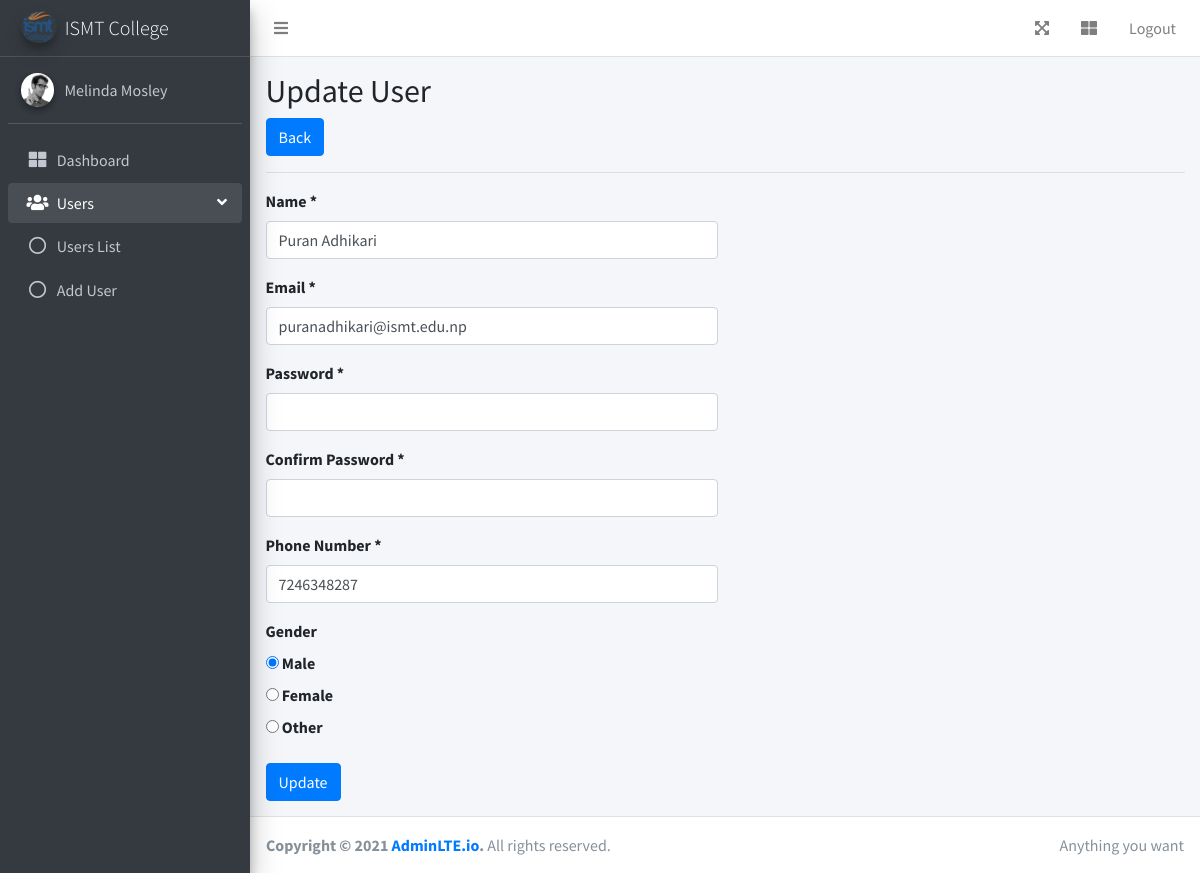
Page /users/edit.php?id=16 (signed in) on the committed database.
### tables this page shows
CREATE TABLE IF NOT EXISTS `users` (
  `id` int(11) unsigned NOT NULL AUTO_INCREMENT,
  `name` varchar(60) NOT NULL,
  `email` varchar(50) DEFAULT NULL,
  `phone` varchar(20) DEFAULT NULL,
  `password` varchar(100) DEFAULT NULL,
  `gender` varchar(10) DEFAULT NULL,
  PRIMARY KEY (`id`)
);

### users/edit.php (the view, shortened to what this page needs)
<?php
	require '../config.php';
	$name = $email = $password = $confirm_password = $phone = $gender = "";
	$name_error = $email_error = $password_error = $confirm_password_error = $phone_error = $gender_error = "";
	if($_SERVER['REQUEST_METHOD'] == "POST" && isset($_POST['id']) && !empty($_POST['id'])) {
		$id = $_POST['id'];
		$name = $_POST['name'];
		$email = $_POST['email'];
		$password = $_POST['password'];
		$confirm_password = $_POST['confirm_password'];
		$phone = $_POST['phone'];
		$gender = isset($_POST['gender']) ? $_POST['gender'] : '';
		if(empty($name)) {
			$name_error = "Name is required.";
		} else {
			if (!preg_match("/^[a-zA-Z ]*$/", $name)) {
			 	$name_error = "Only letters and white space allowed.";
			}
		}
		if(empty($email)) {
			$email_error = "Email is required.";
		} else {
			if(!filter_var($email, FILTER_VALIDATE_EMAIL)) {
				$email_error = "Invalid email format.";
			}
		}
		if(empty($password)) {
			$password_error = "Password is required.";
		} else {
			$pwdLength = strlen($password);
			if($pwdLength < 8) {
				$password_error = "Password must be at least 8 characters long.";
			}
		}
		if(empty($confirm_password)) {
			$confirm_password_error = "Password confirmation is required.";
		} else {
			if($password !== $confirm_password) {
				$password_error = "Password and Confirm Password must be same.";
			}
		}
		if(empty($phone)) {
			$phone_error = "Phone number is required.";
		}
		if(empty($gender)) {
			$gender_error = "Gender is required.";
		}
		if(empty($name_error) && empty($email_error) && empty($password_error) && empty($confirm_password_error) && empty($phone_error) && empty($gender_error)) {
			$sql = "UPDATE users SET name=?, email=?, phone=?, password=?, gender=? WHERE id=?";
			if($stmt = $conn->prepare($sql)) {
				$stmt->bind_param("sssssi", $p_name, $p_email, $p_phone, $p_password, $p_gender, $p_id);
				$p_name = $name;
				$p_email = $email;
				$p_phone = $phone;
				$p_password = sha1($password);
				$p_gender = $gender;
				$p_id = $id;
				if($stmt->execute()) {
					header("location: index.php");
				} else {
					echo "Something went wrong. Please try again later.";
				}
			}
			$stmt->close();
		}
		$conn->close();
	} else {
		if(isset($_GET['id']) && !empty($_GET['id'])){
			$sql = "SELECT id, name, email, phone, gender FROM users WHERE id = ?";
			if($stmt = $conn->prepare($sql)) {
				$stmt->bind_param("i", $p_id);
				if($stmt->execute()) {
					$result = $stmt->get_result();
					if($result->num_rows == 1) {
						$row = $result->fetch_assoc();
						$name = $row['name'];
						$email = $row['email'];
						$gender = $row['gender'];
						$phone = $row['phone'];
					} else {
						header("location: index.php");
						exit();
					}
				} else {
					echo "Oops!!! Something went wrong.";
				}
			}
		} else {
			header("location: index.php");
			exit();
		}
	}
	require '../includes/header.php';
  	require '../includes/sidebar.php';
?>
  <div class="content-wrapper">
    <div class="content-header">
      <div class="container-fluid">
		<div class="row">
			<div class="col-md-12">
				<div class="page-header clearfix">
					<h2 class="pull-left">Update User</h2>
					<a href="index.php" class="btn btn-primary pull-right">Back</a>
				</div>
				<hr>
			</div>
			<div class="col-md-6">
				<form action="<?= $_SERVER['PHP_SELF']; ?>" method="POST">
					<div class="form-group">
						<label>Name *</label>
						<input type="text" name="name" class="form-control" value="<?= $name; ?>">
					</div>
					<div class="form-group">
						<label>Email *</label>
						<input type="email" name="email" class="form-control" value="<?= $email; ?>">
					</div>
					<div class="form-group">
						<label>Password *</label>
						<input type="password" name="password" class="form-control" value="<?= $password; ?>">
					</div>
					<div class="form-group">
						<label>Confirm Password *</label>
						<input type="password" name="confirm_password" class="form-control" value="<?= $confirm_password; ?>">
					</div>
					<div class="form-group">
						<label>Phone Number *</label>
						<input type="text" name="phone" class="form-control" value="<?= $phone; ?>">
					</div>
					<div class="form-group">
						<label>Gender</label><br>
						<label>
							<input type="radio" name="gender" value="M" <?= $gender == "M" ? "checked" : ""?>> Male
						</label>
						<br>
						<label>
							<input type="radio" name="gender" value="F" <?= $gender == "F" ? "checked" : ""?>> Female
						</label>
						<br>
						<label>
							<input type="radio" name="gender" value="O" <?= $gender == "O" ? "checked" : ""?>> Other
						</label>
						<br>
					</div>
					<input type="submit" class="btn btn-primary" value="Update">
				</form>
			</div>
		</div>
	</div>
</div>
</div>
<?php require '../includes/footer.php'; ?>

### rows in the picture
users: name "Puran Adhikari", email "puranadhikari@ismt.edu.np", phone "7246348287", gender "☑ Male", gender "☐ Female", gender "☐ Other"

### other values in the picture
$_SESSION["name"] "Melinda Mosley"
